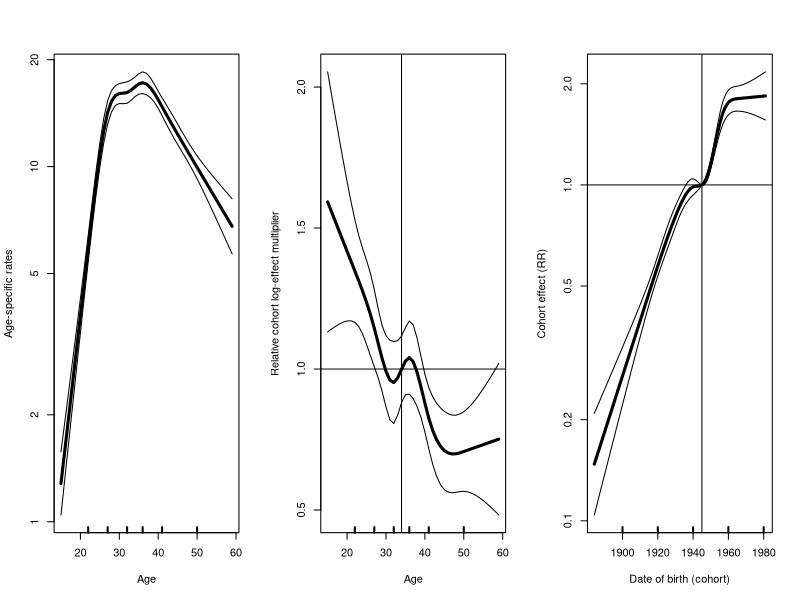
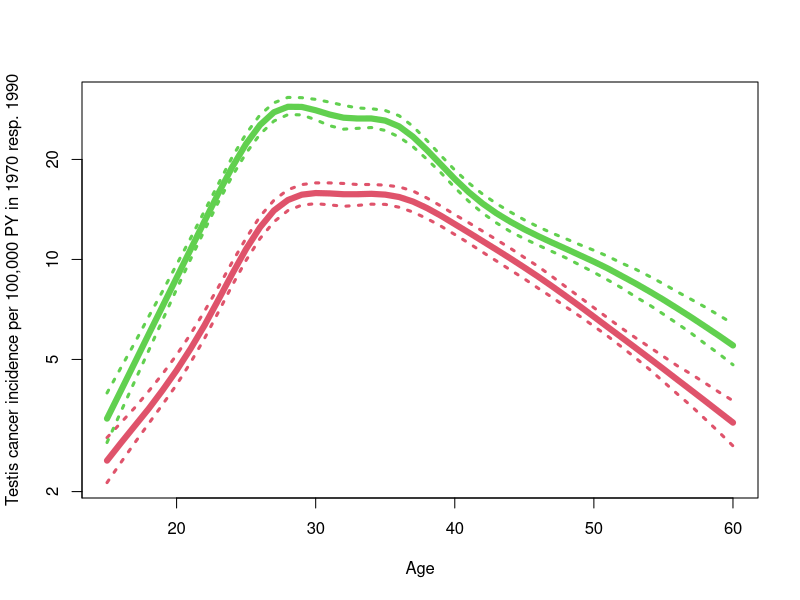

Recreate these plots in R, in order.
library(Epi)


### Name: LCa.fit
### Title: Fit Lee-Carter-type models for rates to arbitrarily shaped
###   observations of rates in a Lexis diagram.
### Aliases: LCa.fit print.LCa summary.LCa plot.LCa predict.LCa
### Keywords: models regression

### ** Examples

library( Epi )
# Load the testis cancer data by Lexis triangles
data( testisDK )
tc <- subset( testisDK, A>14 & A<60 )
head( tc )

# We want to see rates per 100,000 PY
tc$Y <- tc$Y / 10^5

# Fit the Lee-Carter model with age-period interaction (default)
LCa.tc <- LCa.fit( tc, model="ACa", a.ref=30, p.ref=1980, quiet=FALSE, eps=10e-4, maxit=50 )

LCa.tc
summary( LCa.tc )

# Inspect what we got
names( LCa.tc )

# show the estimated effects
par( mfrow=c(1,3) )
plot( LCa.tc )

# Prediction data frame for ages 15 to 60 for two time points: 
nd <- data.frame( A=15:60 )
# LCa predictions
p70 <- predict.LCa( LCa.tc, newdata=cbind(nd,P=1970), sim=1000 )
p90 <- predict.LCa( LCa.tc, newdata=cbind(nd,P=1990), sim=1000 )

# Inspect the curves from the parametric bootstrap (simulation):
par( mfrow=c(1,1) )
head( cbind(p70,p90) )
matplot( nd$A, cbind(p70,p90), type="l", lwd=c(6,3,3), lty=c(1,3,3),
         col=rep( 2:3, each=3 ), log="y",
         ylab="Testis cancer incidence per 100,000 PY in 1970 resp. 1990", xlab="Age" )
